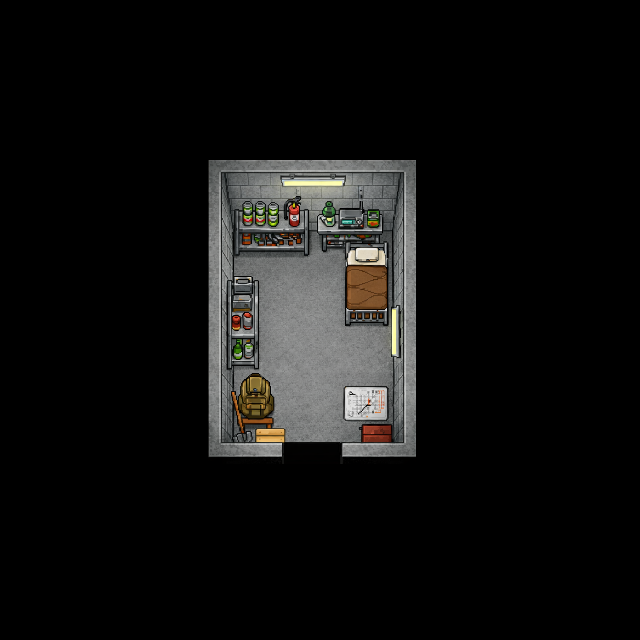

This game map was drawn from its Tiled (.tmx) file and the tilesets committed beside it. A one-line description and the full map source follow:
An orthogonal 40x40 tile map with 16x16 px tiles, 1 tile layer (Calque de Tuiles 1) and 23 objects (21x collision, exit_bunker, spawn_bunker).

<map version="1.10" tiledversion="1.11.2" orientation="orthogonal" renderorder="right-down" width="40" height="40" tilewidth="16" tileheight="16" infinite="0" nextlayerid="3" nextobjectid="24">
 <tileset firstgid="1" source="bunker_340x512.tsx" />
 <layer id="1" name="Calque de Tuiles 1" width="40" height="40">
  <data encoding="csv">
0,0,0,0,0,0,0,0,0,0,0,0,0,0,0,0,0,0,0,0,0,0,0,0,0,0,0,0,0,0,0,0,0,0,0,0,0,0,0,0,
0,0,0,0,0,0,0,0,0,0,0,0,0,0,0,0,0,0,0,0,0,0,0,0,0,0,0,0,0,0,0,0,0,0,0,0,0,0,0,0,
0,0,0,0,0,0,0,0,0,0,0,0,0,0,0,0,0,0,0,0,0,0,0,0,0,0,0,0,0,0,0,0,0,0,0,0,0,0,0,0,
0,0,0,0,0,0,0,0,0,0,0,0,0,0,0,0,0,0,0,0,0,0,0,0,0,0,0,0,0,0,0,0,0,0,0,0,0,0,0,0,
0,0,0,0,0,0,0,0,0,0,0,0,0,0,0,0,0,0,0,0,0,0,0,0,0,0,0,0,0,0,0,0,0,0,0,0,0,0,0,0,
0,0,0,0,0,0,0,0,0,0,0,0,0,0,0,0,0,0,0,0,0,0,0,0,0,0,0,0,0,0,0,0,0,0,0,0,0,0,0,0,
0,0,0,0,0,0,0,0,0,0,0,0,0,0,0,0,0,0,0,0,0,0,0,0,0,0,0,0,0,0,0,0,0,0,0,0,0,0,0,0,
0,0,0,0,0,0,0,0,0,0,0,0,0,0,0,0,0,0,0,0,0,0,0,0,0,0,0,0,0,0,0,0,0,0,0,0,0,0,0,0,
0,0,0,0,0,0,0,0,0,0,0,0,0,0,0,0,0,0,0,0,0,0,0,0,0,0,0,0,0,0,0,0,0,0,0,0,0,0,0,0,
0,0,0,0,0,0,0,0,0,0,0,0,0,0,0,0,0,0,0,0,0,0,0,0,0,0,0,0,0,0,0,0,0,0,0,0,0,0,0,0,
0,0,0,0,0,0,0,0,0,0,0,0,0,131,132,133,134,135,136,137,138,139,140,141,142,143,0,0,0,0,0,0,0,0,0,0,0,0,0,0,
0,0,0,0,0,0,0,0,0,0,0,0,0,152,153,154,155,156,157,158,159,160,161,162,163,164,0,0,0,0,0,0,0,0,0,0,0,0,0,0,
0,0,0,0,0,0,0,0,0,0,0,0,0,173,174,175,176,177,178,179,180,181,182,183,184,185,0,0,0,0,0,0,0,0,0,0,0,0,0,0,
0,0,0,0,0,0,0,0,0,0,0,0,0,194,195,196,197,198,199,200,201,202,203,204,205,206,0,0,0,0,0,0,0,0,0,0,0,0,0,0,
0,0,0,0,0,0,0,0,0,0,0,0,0,215,216,217,218,219,220,221,222,223,224,225,226,227,0,0,0,0,0,0,0,0,0,0,0,0,0,0,
0,0,0,0,0,0,0,0,0,0,0,0,0,236,237,238,239,240,241,242,243,244,245,246,247,248,0,0,0,0,0,0,0,0,0,0,0,0,0,0,
0,0,0,0,0,0,0,0,0,0,0,0,0,257,258,259,260,261,262,263,264,265,266,267,268,269,0,0,0,0,0,0,0,0,0,0,0,0,0,0,
0,0,0,0,0,0,0,0,0,0,0,0,0,278,279,280,281,282,283,284,285,286,287,288,289,290,0,0,0,0,0,0,0,0,0,0,0,0,0,0,
0,0,0,0,0,0,0,0,0,0,0,0,0,299,300,301,302,303,304,305,306,307,308,309,310,311,0,0,0,0,0,0,0,0,0,0,0,0,0,0,
0,0,0,0,0,0,0,0,0,0,0,0,0,320,321,322,323,324,325,326,327,328,329,330,331,332,0,0,0,0,0,0,0,0,0,0,0,0,0,0,
0,0,0,0,0,0,0,0,0,0,0,0,0,341,342,343,344,345,346,347,348,349,350,351,352,353,0,0,0,0,0,0,0,0,0,0,0,0,0,0,
0,0,0,0,0,0,0,0,0,0,0,0,0,362,363,364,365,366,367,368,369,370,371,372,373,374,0,0,0,0,0,0,0,0,0,0,0,0,0,0,
0,0,0,0,0,0,0,0,0,0,0,0,0,383,384,385,386,387,388,389,390,391,392,393,394,395,0,0,0,0,0,0,0,0,0,0,0,0,0,0,
0,0,0,0,0,0,0,0,0,0,0,0,0,404,405,406,407,408,409,410,411,412,413,414,415,416,0,0,0,0,0,0,0,0,0,0,0,0,0,0,
0,0,0,0,0,0,0,0,0,0,0,0,0,425,426,427,428,429,430,431,432,433,434,435,436,437,0,0,0,0,0,0,0,0,0,0,0,0,0,0,
0,0,0,0,0,0,0,0,0,0,0,0,0,446,447,448,449,450,451,452,453,454,455,456,457,458,0,0,0,0,0,0,0,0,0,0,0,0,0,0,
0,0,0,0,0,0,0,0,0,0,0,0,0,467,468,469,470,471,472,473,474,475,476,477,478,479,0,0,0,0,0,0,0,0,0,0,0,0,0,0,
0,0,0,0,0,0,0,0,0,0,0,0,0,488,489,490,491,492,493,494,495,496,497,498,499,500,0,0,0,0,0,0,0,0,0,0,0,0,0,0,
0,0,0,0,0,0,0,0,0,0,0,0,0,509,510,511,512,513,514,515,516,517,518,519,520,521,0,0,0,0,0,0,0,0,0,0,0,0,0,0,
0,0,0,0,0,0,0,0,0,0,0,0,0,0,0,0,0,0,0,0,0,0,0,0,0,0,0,0,0,0,0,0,0,0,0,0,0,0,0,0,
0,0,0,0,0,0,0,0,0,0,0,0,0,0,0,0,0,0,0,0,0,0,0,0,0,0,0,0,0,0,0,0,0,0,0,0,0,0,0,0,
0,0,0,0,0,0,0,0,0,0,0,0,0,0,0,0,0,0,0,0,0,0,0,0,0,0,0,0,0,0,0,0,0,0,0,0,0,0,0,0,
0,0,0,0,0,0,0,0,0,0,0,0,0,0,0,0,0,0,0,0,0,0,0,0,0,0,0,0,0,0,0,0,0,0,0,0,0,0,0,0,
0,0,0,0,0,0,0,0,0,0,0,0,0,0,0,0,0,0,0,0,0,0,0,0,0,0,0,0,0,0,0,0,0,0,0,0,0,0,0,0,
0,0,0,0,0,0,0,0,0,0,0,0,0,0,0,0,0,0,0,0,0,0,0,0,0,0,0,0,0,0,0,0,0,0,0,0,0,0,0,0,
0,0,0,0,0,0,0,0,0,0,0,0,0,0,0,0,0,0,0,0,0,0,0,0,0,0,0,0,0,0,0,0,0,0,0,0,0,0,0,0,
0,0,0,0,0,0,0,0,0,0,0,0,0,0,0,0,0,0,0,0,0,0,0,0,0,0,0,0,0,0,0,0,0,0,0,0,0,0,0,0,
0,0,0,0,0,0,0,0,0,0,0,0,0,0,0,0,0,0,0,0,0,0,0,0,0,0,0,0,0,0,0,0,0,0,0,0,0,0,0,0,
0,0,0,0,0,0,0,0,0,0,0,0,0,0,0,0,0,0,0,0,0,0,0,0,0,0,0,0,0,0,0,0,0,0,0,0,0,0,0,0,
0,0,0,0,0,0,0,0,0,0,0,0,0,0,0,0,0,0,0,0,0,0,0,0,0,0,0,0,0,0,0,0,0,0,0,0,0,0,0,0
</data>
 </layer>
 <objectgroup id="2" name="Calque d'Objets 1">
  <object id="1" type="collision" x="345.5" y="242.5" width="42.5" height="83.5" />
  <object id="2" type="collision" x="317" y="213.5" width="65.5" height="38.5" />
  <object id="3" type="collision" x="236.5" y="210.5" width="71.5" height="45" />
  <object id="4" type="collision" x="208" y="159.5" width="207.5" height="67.5" />
  <object id="5" type="collision" x="226.5" y="278.5" width="31.5" height="89.5" />
  <object id="6" type="collision" x="231" y="390.5" width="40" height="52.5" />
  <object id="7" type="collision" x="270" y="429" width="15" height="13.5" />
  <object id="8" type="collision" x="242.364" y="381.818" width="27.8182" height="10" />
  <object id="9" type="collision" x="246.727" y="376" width="15.6364" height="6" />
  <object id="10" type="collision" x="262.364" y="377.455" width="2" height="4.54545" />
  <object id="11" type="collision" x="264.364" y="379.818" width="3.81818" height="1.81818" />
  <object id="12" type="collision" x="249.091" y="374.182" width="11.2727" height="2.36364" />
  <object id="13" type="collision" x="251.818" y="372.909" width="7.45455" height="1.27273" />
  <object id="14" type="collision" x="243.818" y="378.909" width="2.72727" height="2.90909" />
  <object id="15" type="collision" x="270.909" y="394.909" width="3.45455" height="17.4545" />
  <object id="16" type="collision" x="208.333" y="227.667" width="23.6667" height="228.333" />
  <object id="17" type="collision" x="392.667" y="226.333" width="23" height="230.333" />
  <object id="18" type="collision" x="342.333" y="443" width="50.3333" height="14.3333" />
  <object id="19" type="collision" x="230.667" y="442.333" width="51.3333" height="14.6667" />
  <object id="20" type="collision" x="362" y="424" width="30.6667" height="19" />
  <object id="21" type="collision" x="343.333" y="385.667" width="45.6667" height="35" />
  <object id="22" name="exit_bunker" x="283.667" y="454.667" width="58.3333" height="9.66667" />
  <object id="23" name="spawn_bunker" x="311.788" y="427.091">
   <point />
  </object>
 </objectgroup>
</map>
